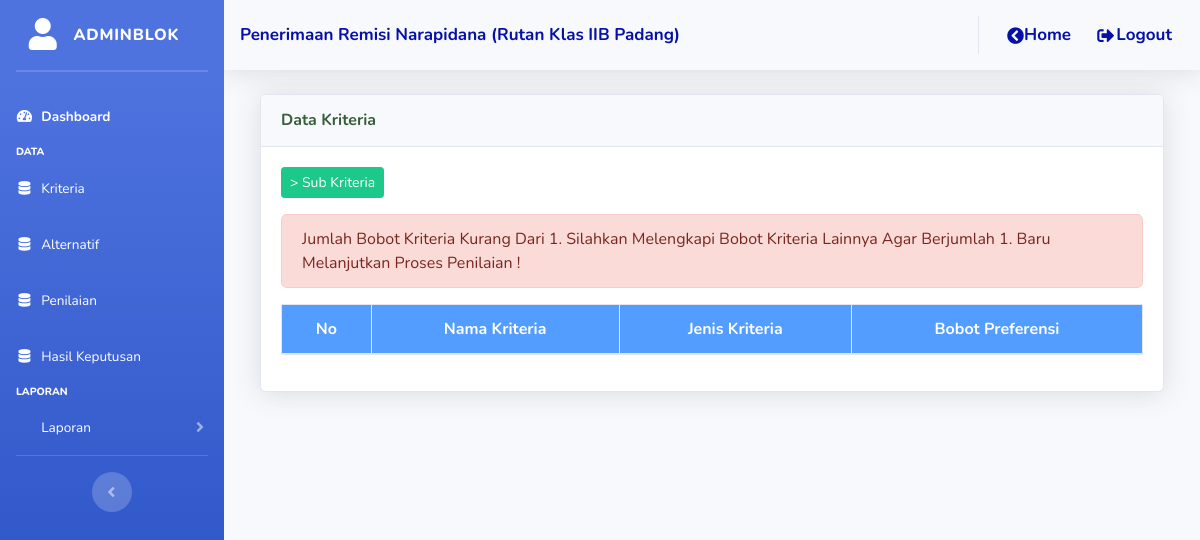
Before: /pimpinan/data_kriteria.php?idp=12 (signed in) with the older database file.
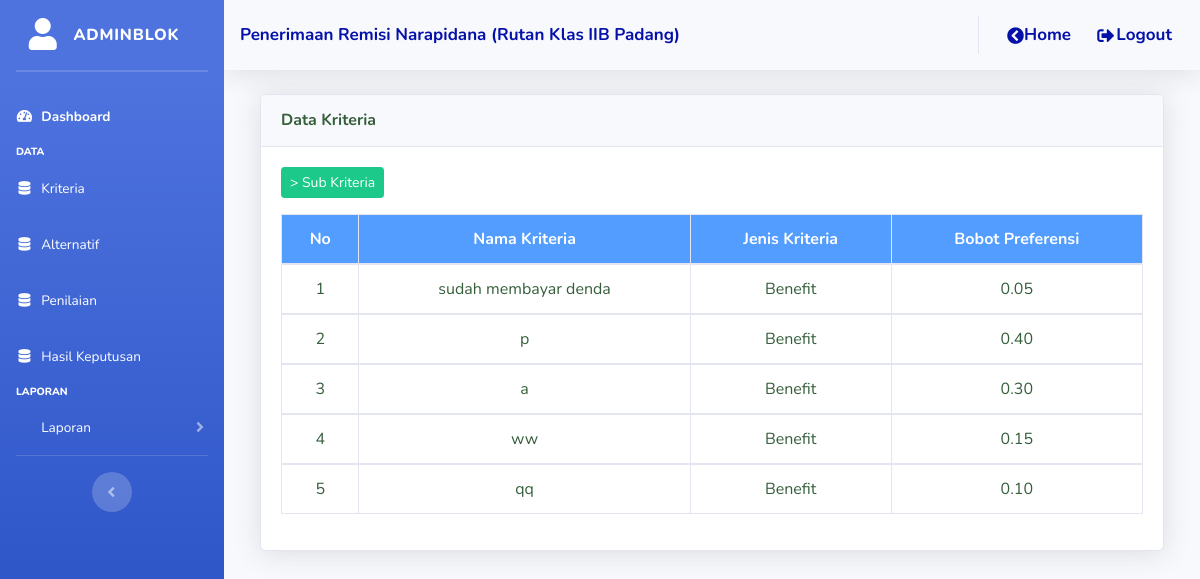
After: the same page with the newer database file.
### tables this page shows
CREATE TABLE `tbl_kriteria` (
  `id_kriteria` int(11) NOT NULL,
  `id_periode` int(11) NOT NULL,
  `nama_kriteria` varchar(255) NOT NULL,
  `jenis_kriteria` varchar(255) NOT NULL,
  `bobot` double(4,2) NOT NULL
);

### pimpinan/data_kriteria.php (the view, shortened to what this page needs)
<?php
include("proses/style/header_kriteria.php");
include("proses/style/sidebar_kriteria.php");
?>
<div class="container-fluid">
	<div class="col-lg-12">
		<div class="card shadow mt-3 mb-3">
			<div class="card-header py-3">
				<h6 class="m-0 font-weight-bold" style="color: #355E3B">Data Kriteria</h6>
			</div>
			<div class="card-body">
				<a href="sub_kriteria.php?idp=<?= $_GET['idp'] ?>" class="btn btn-sm btn-success mb-3"> > Sub Kriteria</a>
				<div class="table-responsive">
					<table class="table table-bordered">
						<thead>
							<tr align="center" style="background-color: #529dff; color: #ffff">
								<th>No</th>
								<th>Nama Kriteria</th>
								<th>Jenis Kriteria</th>
								<th>Bobot Preferensi</th>
							</tr>
						</thead>
						<?php
						include("../config/koneksi.php");
						$id_periode = $_GET['idp'];
						$no = 1;
						$sql = mysqli_query($konek, "SELECT * FROM tbl_kriteria WHERE id_periode = $id_periode");
						$totalBobot = 0;
						while ($array = mysqli_fetch_assoc($sql)) {
							$totalBobot += $array['bobot'];
						?>
							<tbody>
								<tr style="color: #355E3B" align="center">
									<td><?php echo $no++; ?></td>
									<td><?php echo $array['nama_kriteria']; ?></td>
									<td><?php echo $array['jenis_kriteria']; ?></td>
									<td><?php echo $array['bobot']; ?></td>
								</tr>
							</tbody>
						<?php
						}
						if ($totalBobot < 1) {
							echo '<div class="alert alert-danger" role="alert">
						Jumlah Bobot Kriteria Kurang Dari 1. Silahkan Melengkapi Bobot Kriteria Lainnya Agar Berjumlah 1. Baru Melanjutkan Proses Penilaian !
			  			</div>';
						}
						?>
					</table>
				</div>
			</div>
		</div>
	</div>
</div>
</div>
<?php
include("style/footer.php");
?>

Changed rows visible on the page:
now on this page (row edited): tbl_kriteria: nama_kriteria "sudah membayar denda", jenis_kriteria "Benefit", bobot "0.05"
now on this page (row edited): tbl_kriteria: nama_kriteria "p", jenis_kriteria "Benefit", bobot "0.40"
added tbl_kriteria: nama_kriteria "a", jenis_kriteria "Benefit", bobot "0.30"
added tbl_kriteria: nama_kriteria "ww", jenis_kriteria "Benefit", bobot "0.15"
added tbl_kriteria: nama_kriteria "qq", jenis_kriteria "Benefit", bobot "0.10"
Other visible differences:
text no longer shown: "Jumlah Bobot Kriteria Kurang Dari 1. Silahkan Melengkapi Bobot Kriteria Lainnya Agar Berjumlah 1. Baru Melanjutkan Proses Penilaian !"
